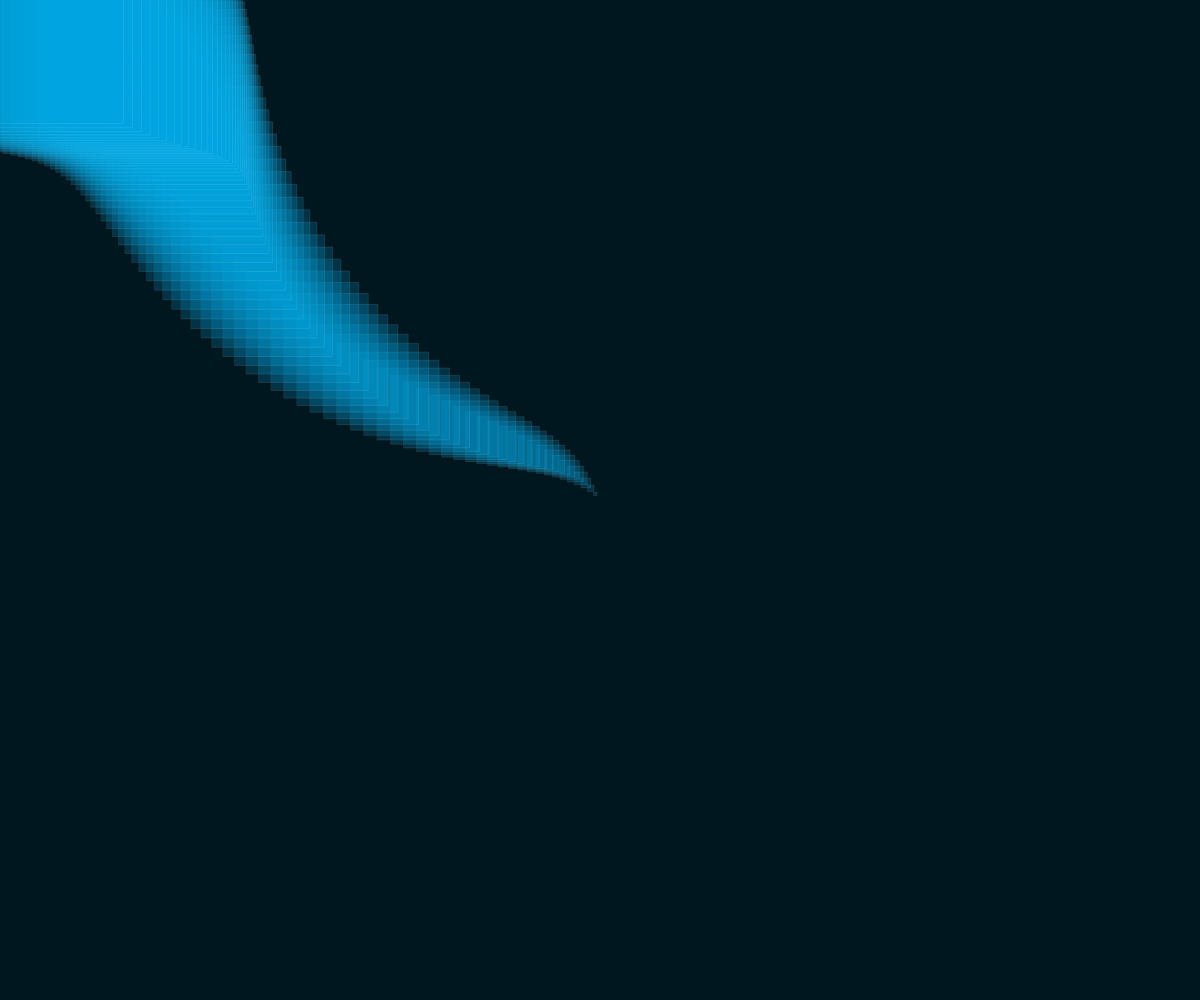
Frame 1 (no input)
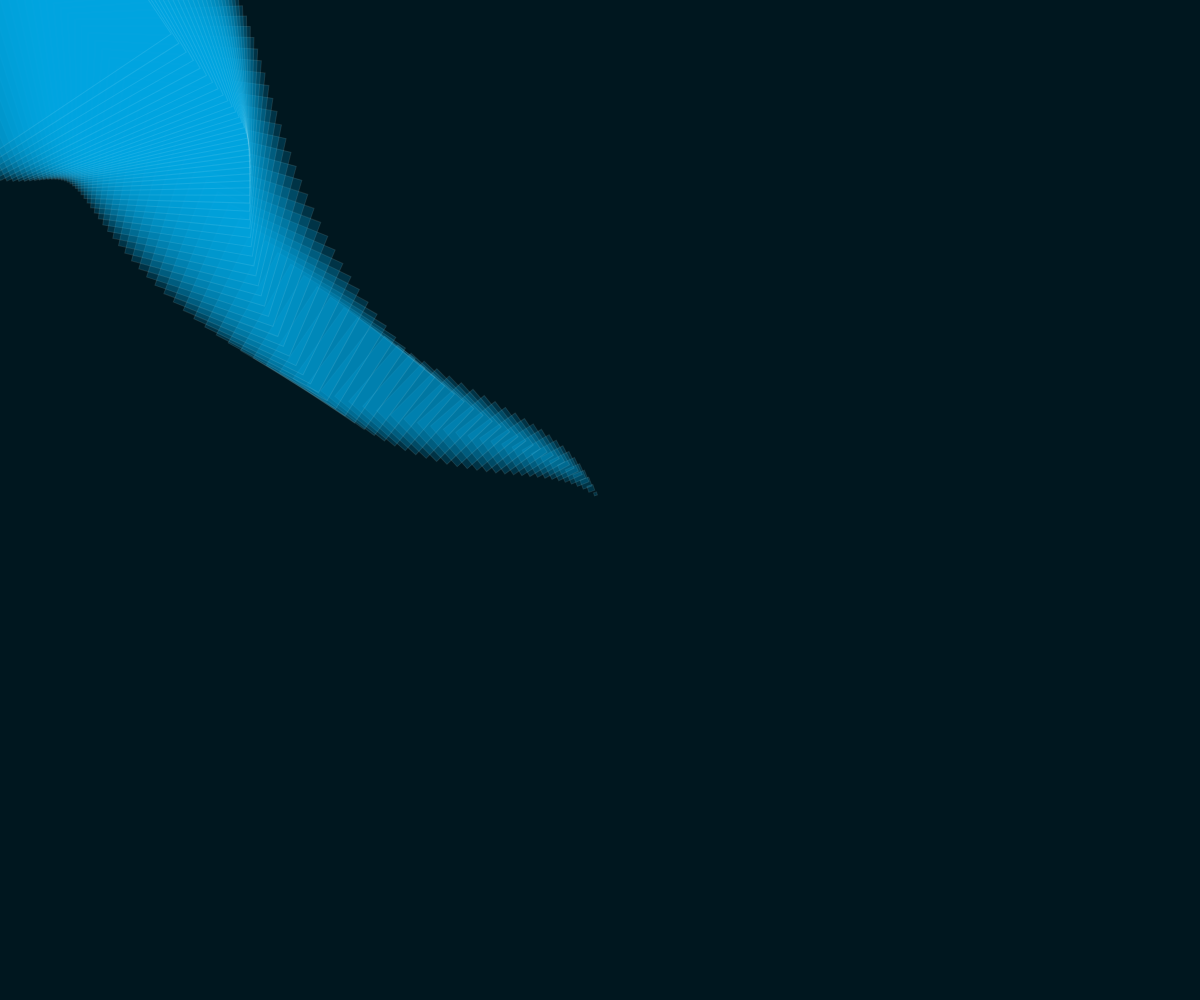
Frame 60 (no input)
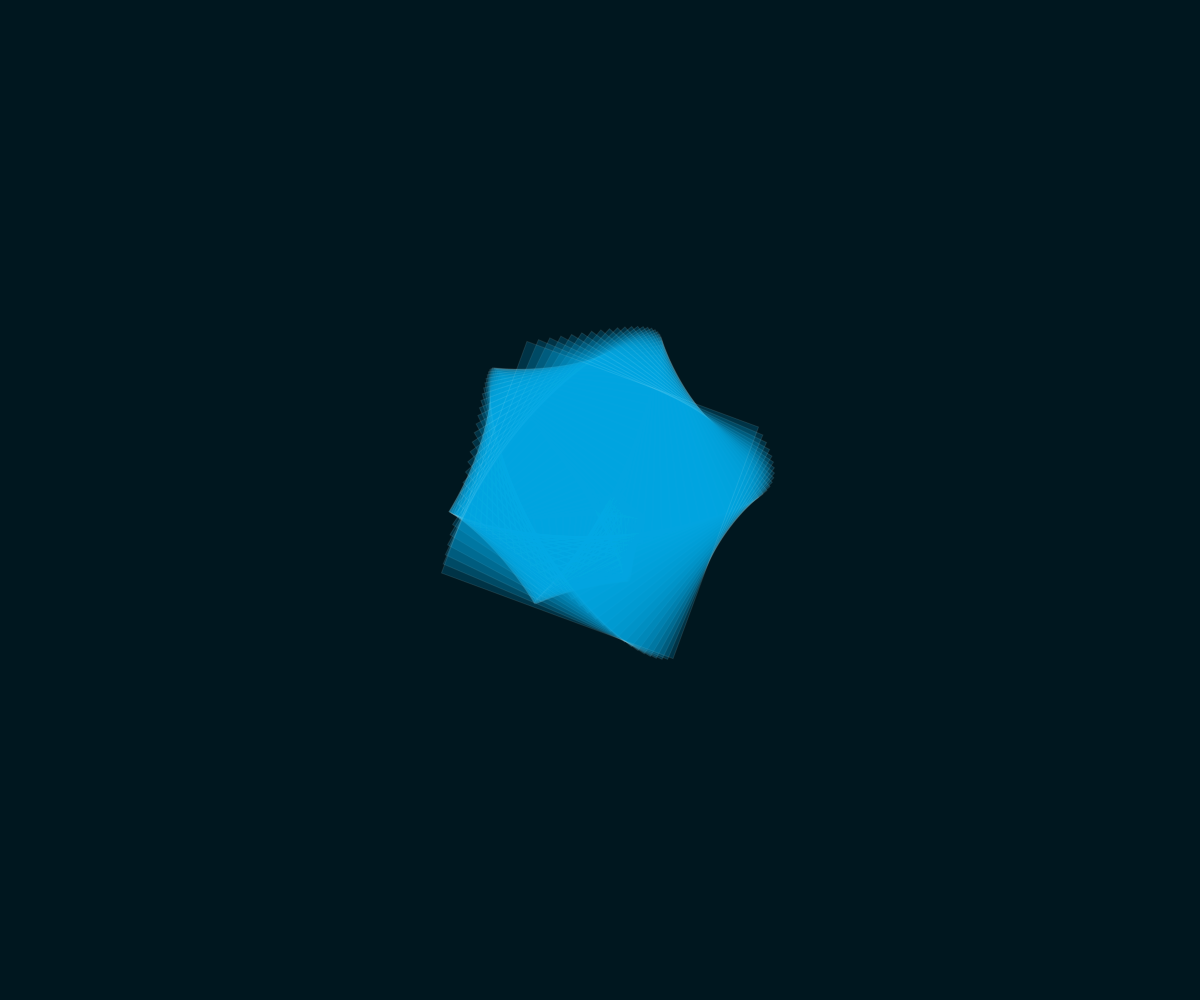
Frame 120 (the mouse pressed at the canvas centre since frame 60)

The p5.js sketch that drew these frames (run headless with seeded random() and noise() and a simulated clock; from frame 60 on, the mouse is pressed at the canvas centre):

// p5.js sketch
// ── sketch.js
"use strict";

var _createClass = function () { function defineProperties(target, props) { for (var i = 0; i < props.length; i++) { var descriptor = props[i]; descriptor.enumerable = descriptor.enumerable || false; descriptor.configurable = true; if ("value" in descriptor) descriptor.writable = true; Object.defineProperty(target, descriptor.key, descriptor); } } return function (Constructor, protoProps, staticProps) { if (protoProps) defineProperties(Constructor.prototype, protoProps); if (staticProps) defineProperties(Constructor, staticProps); return Constructor; }; }();

function _classCallCheck(instance, Constructor) { if (!(instance instanceof Constructor)) { throw new TypeError("Cannot call a class as a function"); } }

// $color1: rgba(220, 255, 253, 1);
// $color1: rgba(255, 255, 255, 1);
// $color2: rgba(0, 167, 225, 1);
// $color3: rgba(0, 23, 31, 1);
// $color4: rgba(0, 52, 89, 1);
// $color5: rgba(0, 126, 167, 1);

// const bgCol = [220, 255, 253];
var bgCol = [0, 23, 31];
var strokeCol = [220, 255, 253];
var fillCol = [0, 167, 225];

var bigR = 250;
var rotation = 0;
var rotationInc = 0.01;
var iterations = 80;
var decoObjects = [];
var radVariationFactorMax = 1.61;
var radVariationFactorMin = 1 / 1.61;
var radVariationInc = 0.01;
var radVariationFactor = 1.61;
var radVariationDirection = 1;

var tracking = false;

function setup() {
	createCanvas(windowWidth, windowHeight);
	colorMode(RGB, 255, 255, 255, 1);
	rectMode(CENTER);
	smooth();

	buildDeco();
	updateAllDecoPos(0, 0);
	background(bgCol);
}

function draw() {

	background.apply(undefined, bgCol);

	translate(width / 2, height / 2);

	if (tracking) {
		var currX = mouseX - width / 2;
		var currY = mouseY - height / 2;
		updateAllDecoPos(currX, currY);
	}

	stroke.apply(undefined, strokeCol.concat([0.1]));
	// noFill();
	fill.apply(undefined, fillCol.concat([0.2]));

	decoObjects.forEach(function (obj, index) {
		push();
		translate(obj.x, obj.y);
		rotate(rotation * 1.61 * (0.3 + index / decoObjects.length * 2));
		rect(0, 0, obj.width * radVariationFactor, obj.height * radVariationFactor);
		// regPolygon(0,0,obj.width*radVariationFactor, 5);
		pop();
	});

	rotation -= rotationInc;
}

function buildDeco() {
	var step = TWO_PI / iterations;
	for (var i = 0; i < iterations; i++) {
		var vx = cos(i * step);
		var vy = sin(i * step);
		var dist = bigR * (i / iterations);
		var rad = bigR / 1.61 * i / iterations;
		var obj = new DecoObject(vx * dist, vy * dist, rad, rad, 1);
		decoObjects.push(obj);
	}
}

function updateAllDecoPos(currX, currY) {
	decoObjects.forEach(function (obj, index) {
		obj.updateDecoPos(currX, currY, index);
	});
}

var DecoObject = function () {
	function DecoObject(x, y, w, h, op) {
		_classCallCheck(this, DecoObject);

		this.initialX = x;
		this.initialY = y;
		this.x = x;
		this.y = y;
		this.width = w;
		this.height = h;
		this.opacity = op;
	}

	_createClass(DecoObject, [{
		key: "updateDecoPos",
		value: function updateDecoPos(currX, currY, index) {
			var diffX = currX - this.initialX;
			var diffY = currY - this.initialY;
			var amount = index / (decoObjects.length - 1);
			this.x = this.initialX + amount * diffX;
			this.y = this.initialY + amount * diffY;
		}
	}]);

	return DecoObject;
}();

function regPolygon(cx, cy, rad, sides) {
	beginShape();
	var step = TWO_PI / sides;
	for (var i = 0; i <= sides; i++) {
		var x = cos(i * step) * rad;
		var y = sin(i * step) * rad;
		vertex(x, y);
	}
	endShape();
}

function mouseMoved() {
	tracking = true;
}

function windowResized() {
	createCanvas(windowWidth, windowHeight);
	decoObjects = [];
	buildDeco();
	updateAllDecoPos(0, 0);
}
